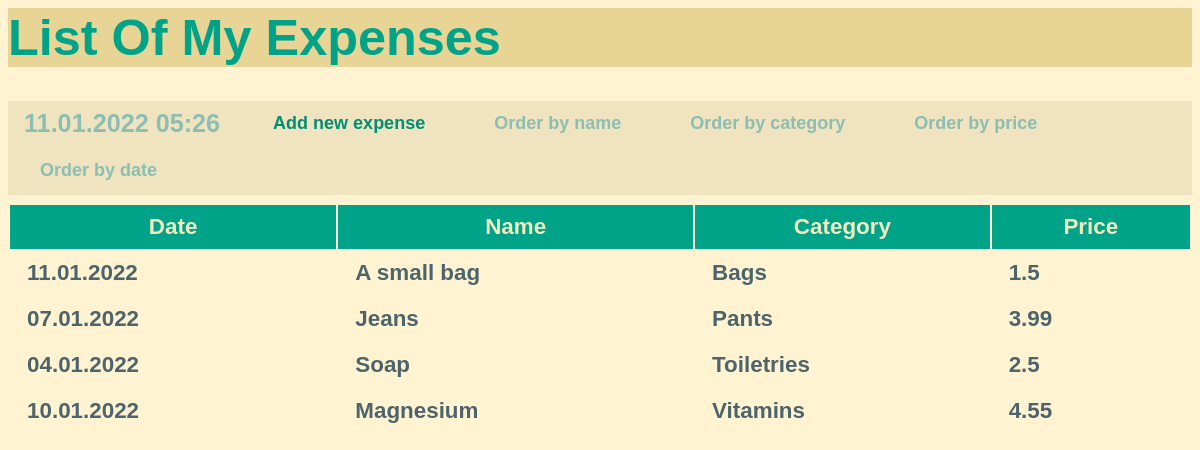
The app's page /, older data.
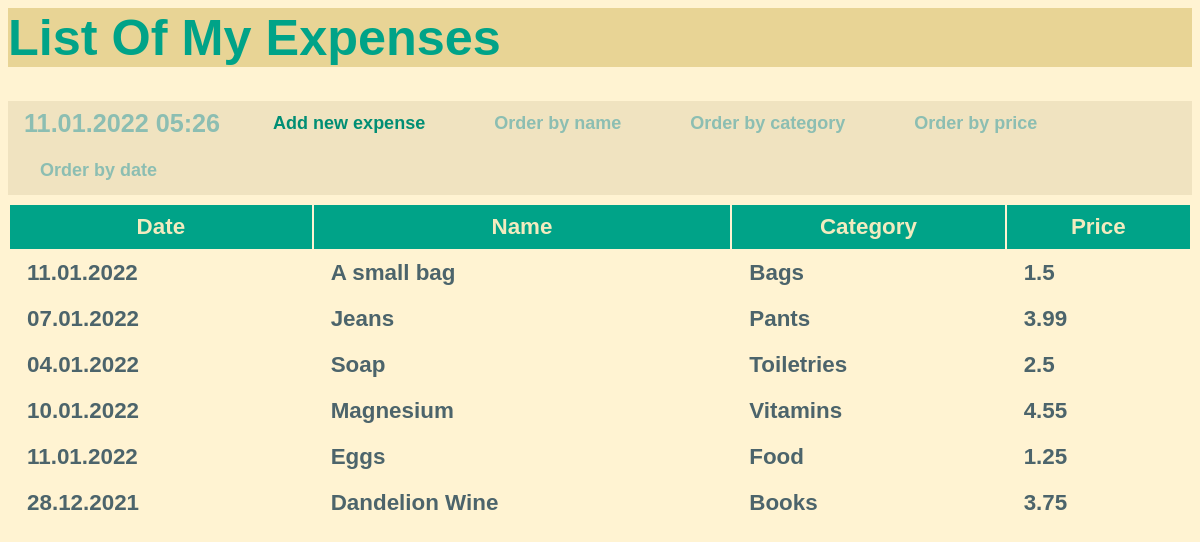
The same page, newer data.
### expenses/models.py (models this page shows, shortened)
class Expense(models.Model):
    name = models.CharField(max_length=200)
    category = models.CharField(max_length=200)
    price = models.FloatField()
    date = models.DateTimeField(default=timezone.now())
    description = models.TextField(default=None, blank=True, null=True)

### expenses/views.py (the view)
class ExpenseListView(ListView):
    model = Expense
    queryset = Expense.objects.all()

### expenses/templates/expenses/expense_list.html
{% extends "expenses/base.html" %}
{% block content %}
    <article class="header-buttons">
    <h2 class="mark">{% now "d.m.Y H:i" %}</em></h2>
    <a href="{% url 'expense-create' %}"><button class="add-button">Add new expense</button></a>
    <a href="{% url 'expense-order-by-name' %}"><button class="order-button">Order by name</button></a>
    <a href="{% url 'expense-order-by-category' %}"><button class="order-button">Order by category</button></a>
    <a href="{% url 'expense-order-by-price' %}"><button class="order-button">Order by price</button></a>
    <a href="{% url 'expense-order-by-date' %}"><button class="order-button">Order by date</button></a>
    </article>
    <article>
        <table>
            <thead>
                 <tr>
                     <th>
                        <h2>Date</h2>
                    </th>
                    <th>
                        <h2>Name</h2>
                    </th>
                    <th>
                        <h2>Category</h2>
                    </th>
                    <th>
                        <h2>Price</h2>
                    </th>
                 </tr>
            </thead>
            <tbody>
            {% for expense in expense_list %}
                <tr>
                    <td>
                        <h3 class="{{ expense.date|date:'l' }}">
                            {{ expense.date|date:'d.m.Y' }}
                        </h3>
                    </td>
                    <td>
                        <h3>
                            <a href="{% url 'expense-detail' expense.id %}" class="custom-link">
                                {{ expense.name }}
                            </a>
                        </h3>
                    </td>
                    <td>
                        <h3>
                            <a href="{% url 'expense-detail' expense.id %}" class="custom-link">
                                {{ expense.category }}
                            </a>
                        </h3>
                    </td>
                    <td>
                        <h3>
                            <a href="{% url 'expense-detail' expense.id %}" class="custom-link">
                                {{ expense.price }}
                            </a>
                        </h3>
                    </td>
                </tr>
            {% endfor %}
            </tbody>
        </table>
    </article>
{% endblock %}

Row changes from the older to the newer data that the page shows:
added Expense: date "11.01.2022", name "Eggs", category "Food", price "1.25"
added Expense: date "28.12.2021", name "Dandelion Wine", category "Books", price "3.75"
